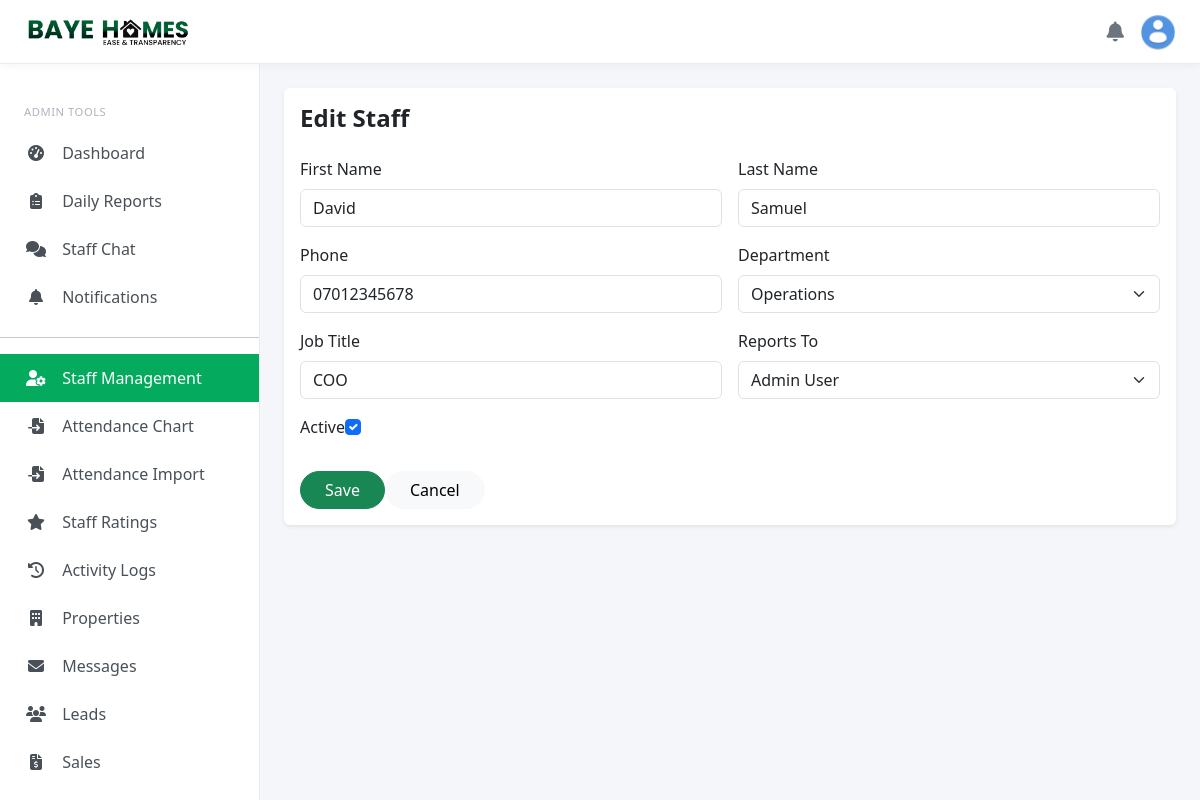
Page /staff/1bb4e074-4cd4-42ad-ab51-ab8adea67696/edit (signed in) on the committed database.
### models.py (models this page shows, shortened)
class User(UserMixin, db.Model):
    __tablename__ = 'users'
    id = db.Column(db.String(36), primary_key=True, default=generate_uuid)
    username = db.Column(db.String(80), unique=True, nullable=True)
    email = db.Column(db.String(120), unique=True, nullable=False, index=True)
    password_hash = db.Column(db.String(256), nullable=False)
    first_name = db.Column(db.String(80))
    last_name = db.Column(db.String(80))
    phone = db.Column(db.String(20))
    role = db.Column(db.Enum(UserRole, values_callable=enum_values), default=UserRole.CUSTOMER)
    is_admin = db.Column(db.Boolean, default=False)
    is_active = db.Column(db.Boolean, default=True)
    email_verified = db.Column(db.Boolean, default=False)
    verification_token = db.Column(db.String(100), unique=True)
    reset_token = db.Column(db.String(100), unique=True)
    created_at = db.Column(db.DateTime, default=datetime.now(timezone.utc))
    updated_at = db.Column(db.DateTime, default=datetime.now(timezone.utc), onupdate=datetime.now(timezone.utc))
    profile = db.relationship('Profile', backref='user', uselist=False)
    saved_properties = db.relationship('SavedProperty', backref='customer', lazy='dynamic')
    property_inquiries = db.relationship('PropertyInquiry', backref='customer', lazy='dynamic')
    sales = db.relationship('Sale', foreign_keys='Sale.customer_id', backref='customer', lazy='dynamic')
    leads_assigned = db.relationship('Lead', foreign_keys='Lead.assigned_to', backref='staff_user')
    investments = db.relationship('Investment', foreign_keys='Investment.investor_id', backref='investor', lazy='dynamic')
    staff_profile = db.relationship('StaffProfile', foreign_keys='StaffProfile.user_id', backref='user', uselist=False)
    activity_logs = db.relationship('ActivityLog', backref='user', lazy='dynamic')
    def get_full_name(self):
        return f"{self.first_name or ''} {self.last_name or ''}".strip() or self.username or self.email
    def is_admin_user(self):
        return self.role == UserRole.ADMIN

class StaffProfile(db.Model):
    __tablename__ = 'staff_profiles'
    user_id = db.Column(db.String(36), db.ForeignKey('users.id'), primary_key=True)
    staff_id = db.Column(db.String(20), unique=True)
    department = db.Column(db.Enum(StaffDepartment, values_callable=enum_values), default=StaffDepartment.SALES)
    role = db.Column(db.String(50))
    hire_date = db.Column(db.DateTime, default=datetime.now(timezone.utc))
    phone_extension = db.Column(db.String(10))
    reports_to = db.Column(db.String(36), db.ForeignKey('users.id'), nullable=True)
    subordinates = db.relationship('User', foreign_keys=[reports_to], remote_side='User.id')

### blueprints/staff.py (the view, shortened to what this page needs)
@staff_bp.route('/<staff_id>/edit', methods=['GET', 'POST'])
@login_required
@role_required(['admin'])
def edit_staff(staff_id):
    user = User.query.get_or_404(staff_id)
    form = StaffEditForm(obj=user)
    if user.staff_profile and request.method == 'GET':
        form.department.data = getattr(user.staff_profile.department, 'value', user.staff_profile.department)
        form.role.data = user.staff_profile.role
        form.reports_to.data = user.staff_profile.reports_to or ''
    return render_template('staff/form.html', form=form, title='Edit Staff', staff=user)

### forms/staff_forms.py
class StaffEditForm(FlaskForm):
    first_name = StringField('First Name', validators=[DataRequired(), Length(max=80)])
    last_name = StringField('Last Name', validators=[DataRequired(), Length(max=80)])
    phone = StringField('Phone', validators=[Length(max=20)])
    department = SelectField('Department', choices=[(d.value, d.value.title()) for d in StaffDepartment], validators=[DataRequired()])
    role = StringField('Job Title', validators=[Optional(), Length(max=50)])
    reports_to = SelectField('Reports To', coerce=str, validators=[Optional()])
    is_active = BooleanField('Active', default=True)
    def __init__(self, *args, **kwargs):
        super().__init__(*args, **kwargs)
        staff_users = User.query.filter(User.role.in_(['admin', 'staff'])).all()
        self.reports_to.choices = [('', 'None')] + [(str(u.id), u.get_full_name()) for u in staff_users]

### templates/staff/form.html (shortened to what this page needs)
{% extends "admin/base_admin.html" %}
{% block content %}
<div class="card border-0 shadow-sm">
  <div class="card-body">
    <h4 class="fw-bold mb-4">{{ title }}</h4>
    <form method="POST">
      <div class="row g-3">
        {% for field in form if field.type not in
        ['CSRFTokenField','SubmitField'] %}
        <div class="col-md-6">
          <label class="form-label">{{ field.label.text }}</label>{{
          field(class='form-control' if field.type not in
          ['SelectField','BooleanField'] else ('form-select' if field.type ==
          'SelectField' else 'form-check-input')) }}
        </div>
        {% endfor %}
      </div>
      <div class="mt-4">
        <button class="btn btn-success rounded-pill px-4">Save</button
        ><a
          href="{{ url_for('staff.list_staff') }}"
          class="btn btn-light rounded-pill px-4"
          >Cancel</a
        >
      </div>
    </form>
  </div>
</div>
{% endblock %}

### templates/admin/base_admin.html (style rules this page uses)
:root { --bh-green: #04AB5E; --bh-sidebar-width: 260px; --bh-topbar-height: 64px; }
body { padding-top: var(--bh-topbar-height); background: #f4f6f9; overflow-x: hidden; }

### rows in the picture
User: first_name "David" "Samuel" "07012345678"
StaffProfile: department "Operations" "COO" "Admin User"

### other values in the picture
{{ title }} "Edit Staff"
{{ field.label.text }} "First Name" "Last Name" "Phone" "Department" "Job Title" "Reports To" "Active"
